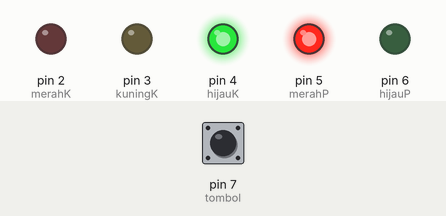
Simulated run of this sketch. Board: Arduino Uno, built with avr-gcc and run on an emulated ATmega328P. On the bench: output pins drawn as LEDs (lit = HIGH). Dashed ring = blinking. The inputs (shaded band) are chosen by the test bench; at power-on: pin 7 (tombol) HIGH.

Above: at 1.2 s.
1.3 s: pin 7 (tombol) pulled LOW for 0.15 s
At 1.7 s:
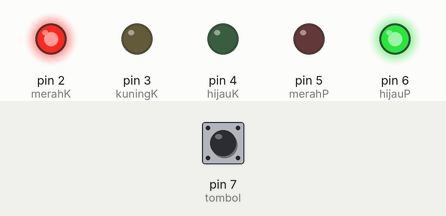
At 6.7 s:
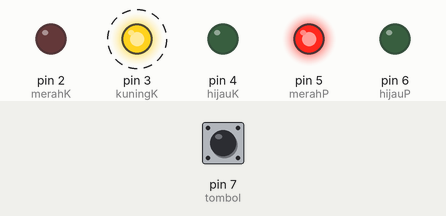
Timing chart, 0 to 12.8 s (numbered marks = the images above; inputs shaded):
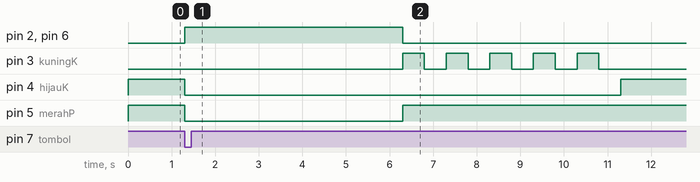

Measured:
- after the input at 1.3 s, pin 2 (merahK), pin 6 (hijauP): LOW → HIGH at once, → LOW 5.0 s later; pin 3 (kuningK): alternates HIGH for 0.50 s and LOW for 0.50 s, 10 changes in all, then stays LOW, starting after 5.0 s; pin 4 (hijauK): HIGH → LOW at once, → HIGH 10.0 s later; pin 5 (merahP): HIGH → LOW at once, → HIGH 5.0 s later

The sketch:

Pedestrian_traffic_light.ino
```cpp
// SETUP PIN

// Lampu kendaraan
int merahK = 2;   // LED merah kendaraan di pin 2
int kuningK = 3;  // LED kuning kendaraan di pin 3
int hijauK = 4;   // LED hijau kendaraan di pin 4

// Lampu pedestrian (penyeberang)
int merahP = 5;   // LED merah pedestrian di pin 5
int hijauP = 6;   // LED hijau pedestrian di pin 6

// Tombol
int tombol = 7;   // Push button di pin 7

// Variabel kontrol
bool proses = false; // Menyimpan status apakah sistem sedang berjalan atau tidak


// SETUP (DIJALANKAN SEKALI)
void setup() {

  // Mengatur semua pin LED sebagai OUTPUT
  pinMode(merahK, OUTPUT);
  pinMode(kuningK, OUTPUT);
  pinMode(hijauK, OUTPUT);

  pinMode(merahP, OUTPUT);
  pinMode(hijauP, OUTPUT);

  // Mengatur tombol sebagai INPUT dengan pull-up internal
  pinMode(tombol, INPUT_PULLUP);

  // KONDISI AWAL

  // Kendaraan boleh jalan (lampu hijau nyala)
  digitalWrite(hijauK, HIGH);
  digitalWrite(merahK, LOW);
  digitalWrite(kuningK, LOW);

  // Pedestrian berhenti (lampu merah nyala)
  digitalWrite(merahP, HIGH);
  digitalWrite(hijauP, LOW);
}

// LOOP (DIJALANKAN TERUS)
void loop() {

  // Cek apakah tombol ditekan (LOW karena pakai pull-up)
  // dan sistem tidak sedang dalam proses
  if (digitalRead(tombol) == LOW && !proses) {

    proses = true; // Tandai bahwa sistem sedang berjalan

    // KENDARAAN BERHENTI
    digitalWrite(hijauK, LOW);   // Matikan hijau kendaraan
    digitalWrite(merahK, HIGH);  // Nyalakan merah kendaraan

    // PEDESTRIAN MENYEBRANG
    digitalWrite(merahP, LOW);   // Matikan merah pedestrian
    digitalWrite(hijauP, HIGH);  // Nyalakan hijau pedestrian

    delay(5000); // Waktu penyeberang (5 detik)

    // PEDESTRIAN SELESAI
    digitalWrite(hijauP, LOW);   // Matikan hijau pedestrian
    digitalWrite(merahP, HIGH);  // Nyalakan merah pedestrian

    // TRANSISI KENDARAAN (KUNING)
    digitalWrite(merahK, LOW);   // Matikan merah kendaraan

    // Lampu kuning berkedip 5 kali
    for (int i = 0; i < 5; i++) {
      digitalWrite(kuningK, HIGH); // Nyalakan kuning
      delay(500);                  // Tunggu 0.5 detik
      digitalWrite(kuningK, LOW);  // Matikan kuning
      delay(500);                  // Tunggu 0.5 detik
    }

    // KEMBALI KE KONDISI AWAL
    digitalWrite(hijauK, HIGH); // Kendaraan jalan lagi (hijau nyala)

    proses = false; // Reset status agar tombol bisa digunakan lagi
  }
}
```
